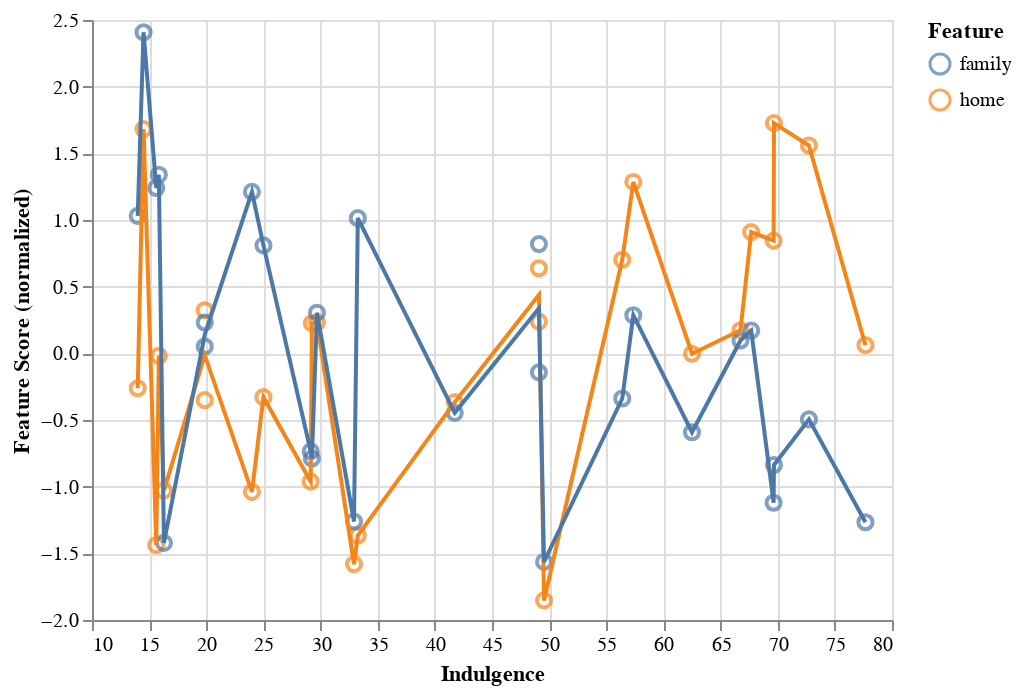

This figure's notebook cell:
### Code cell
plot

### Figure 1 — Vega-Lite specification as saved in the notebook (floating-point values rounded to 4 significant figures)
{"config": {"view": {"continuousWidth": 400, "continuousHeight": 300}}, "layer": [{"mark": {"type": "point", "size": 50}, "encoding": {"color": {"field": "Feature", "type": "nominal"}, "tooltip": [{"field": "Culture", "type": "nominal"}, {"field": "Feature", "type": "nominal"}], "x": {"axis": {"title": "Indulgence"}, "field": "ivr", "scale": {"zero": false}, "type": "quantitative"}, "y": {"axis": {"title": "Feature Score (normalized)"}, "field": "score", "scale": {"zero": false}, "type": "quantitative"}}}, {"mark": "line", "encoding": {"color": {"field": "Feature", "type": "nominal"}, "x": {"axis": {"title": "Indulgence"}, "field": "ivr", "scale": {"zero": false}, "type": "quantitative"}, "y": {"aggregate": "mean", "axis": {"title": "Feature Score (normalized)"}, "field": "score", "scale": {"zero": false}, "type": "quantitative"}}}], "data": {"name": "data-5bcf5929cadbb667c9851aff5a8a05d2"}, "$schema": "https://vega.github.io/schema/vega-lite/v4.17.0.json", "datasets": {"data-5bcf5929cadbb667c9851aff5a8a05d2": [{"Culture": "Albanian", "ivr": 14.51, "Feature": "home", "score": 1.682}, {"Culture": "Arabic", "ivr": 29.14, "Feature": "home", "score": -0.9626}, {"Culture": "Armenian", "ivr": 25.0, "Feature": "home", "score": -0.3289}, {"Culture": "Bulgarian", "ivr": 15.85, "Feature": "home", "score": -0.01847}, {"Culture": "Chinese", "ivr": 49.11, "Feature": "home", "score": 0.2377}, {"Culture": "Croatian", "ivr": 33.26, "Feature": "home", "score": -1.366}, {"Culture": "Danish", "ivr": 69.64, "Feature": "home", "score": 0.8455}, {"Culture": "Dutch", "ivr": 62.5, "Feature": "home", "score": -0.003211}, {"Culture": "English", "ivr": 69.67, "Feature": "home", "score": 1.726}, {"Culture": "Estonian", "ivr": 16.29, "Feature": "home", "score": -1.029}, {"Culture": "Finnish", "ivr": 57.37, "Feature": "home", "score": 1.285}, {"Culture": "French", "ivr": 32.92, "Feature": "home", "score": -1.581}, {"Culture": "German", "ivr": 56.4, "Feature": "home", "score": 0.7019}, {"Culture": "Greek", "ivr": 49.55, "Feature": "home", "score": -1.853}, {"Culture": "Icelandic", "ivr": 66.74, "Feature": "home", "score": 0.1729}, {"Culture": "Italian", "ivr": 29.69, "Feature": "home", "score": 0.2319}, {"Culture": "Japanese", "ivr": 41.74, "Feature": "home", "score": -0.3659}, {"Culture": "Lithuanian", "ivr": 15.62, "Feature": "home", "score": -1.438}, {"Culture": "Polish", "ivr": 29.24, "Feature": "home", "score": 0.2255}, {"Culture": "Portuguese", "ivr": 67.68, "Feature": "home", "score": 0.9094}, {"Culture": "Romanian", "ivr": 19.87, "Feature": "home", "score": -0.351}, {"Culture": "Russian", "ivr": 19.87, "Feature": "home", "score": 0.323}, {"Culture": "Serbian", "ivr": 24.0, "Feature": "home", "score": -1.039}, {"Culture": "Spanish", "ivr": 72.73, "Feature": "home", "score": 1.559}, {"Culture": "Swedish", "ivr": 77.68, "Feature": "home", "score": 0.06109}, {"Culture": "Turkish", "ivr": 49.11, "Feature": "home", "score": 0.6381}, {"Culture": "Ukrainian", "ivr": 14.0, "Feature": "home", "score": -0.2619}, {"Culture": "Albanian", "ivr": 14.51, "Feature": "family", "score": 2.408}, {"Culture": "Arabic", "ivr": 29.14, "Feature": "family", "score": -0.7357}, {"Culture": "Armenian", "ivr": 25.0, "Feature": "family", "score": 0.8093}, {"Culture": "Bulgarian", "ivr": 15.85, "Feature": "family", "score": 1.34}, {"Culture": "Chinese", "ivr": 49.11, "Feature": "family", "score": -0.1426}, {"Culture": "Croatian", "ivr": 33.26, "Feature": "family", "score": 1.014}, {"Culture": "Danish", "ivr": 69.64, "Feature": "family", "score": -1.121}, {"Culture": "Dutch", "ivr": 62.5, "Feature": "family", "score": -0.592}, {"Culture": "English", "ivr": 69.67, "Feature": "family", "score": -0.8378}, {"Culture": "Estonian", "ivr": 16.29, "Feature": "family", "score": -1.422}, {"Culture": "Finnish", "ivr": 57.37, "Feature": "family", "score": 0.2859}, {"Culture": "French", "ivr": 32.92, "Feature": "family", "score": -1.261}, {"Culture": "German", "ivr": 56.4, "Feature": "family", "score": -0.3387}, {"Culture": "Greek", "ivr": 49.55, "Feature": "family", "score": -1.564}, {"Culture": "Icelandic", "ivr": 66.74, "Feature": "family", "score": 0.09641}, {"Culture": "Italian", "ivr": 29.69, "Feature": "family", "score": 0.3047}, {"Culture": "Japanese", "ivr": 41.74, "Feature": "family", "score": -0.4463}, {"Culture": "Lithuanian", "ivr": 15.62, "Feature": "family", "score": 1.24}, {"Culture": "Polish", "ivr": 29.24, "Feature": "family", "score": -0.7887}, {"Culture": "Portuguese", "ivr": 67.68, "Feature": "family", "score": 0.1706}, {"Culture": "Romanian", "ivr": 19.87, "Feature": "family", "score": 0.05117}, {"Culture": "Russian", "ivr": 19.87, "Feature": "family", "score": 0.2313}, {"Culture": "Serbian", "ivr": 24.0, "Feature": "family", "score": 1.211}, {"Culture": "Spanish", "ivr": 72.73, "Feature": "family", "score": -0.4953}, {"Culture": "Swedish", "ivr": 77.68, "Feature": "family", "score": -1.267}, {"Culture": "Turkish", "ivr": 49.11, "Feature": "family", "score": 0.8191}, {"Culture": "Ukrainian", "ivr": 14.0, "Feature": "family", "score": 1.031}]}}
